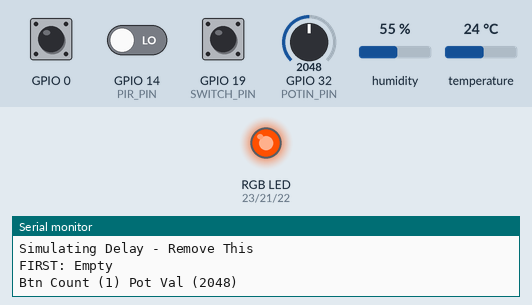
Simulated run of this sketch. Board: ESP32. On the bench: an RGB LED mixed from three pins (HIGH = lit), the last lines printed to the serial monitor. The inputs (shaded band) are chosen by the test bench; at power-on: temperature 24 °C, humidity 55 %, GPIO 0 HIGH, GPIO 14 (PIR_PIN) LOW, GPIO 19 (SWITCH_PIN) HIGH, GPIO 32 (POTIN_PIN) = 2048. EEPROM starts erased.

Above: at 8.4 s.
8.5 s: temperature set to 22 °C
At 9.3 s:
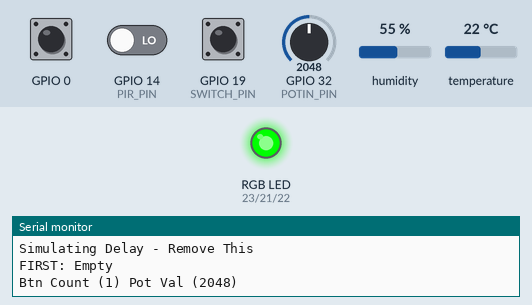
10.5 s: humidity set to 36 %
17.4 s: humidity set to 33 %
At 20.1 s:
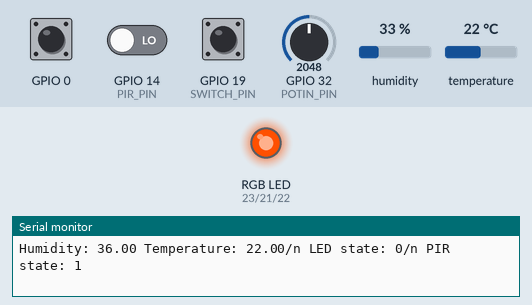
20.5 s: humidity set to 40 %
At 22.0 s:
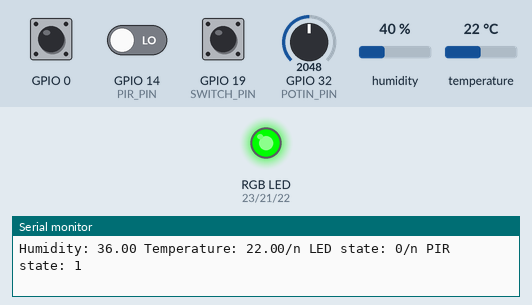
22.5 s: humidity set to 59 %
24.2 s: humidity set to 63 %
At 25.8 s:
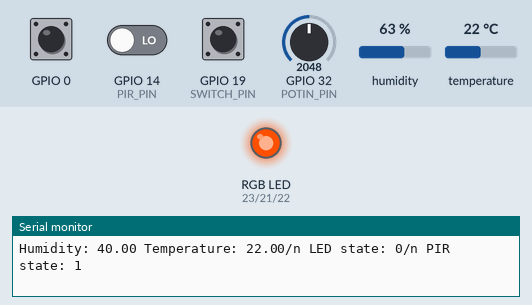
Timing chart, 0 to 27.3 s (numbered marks = the images above; inputs shaded):
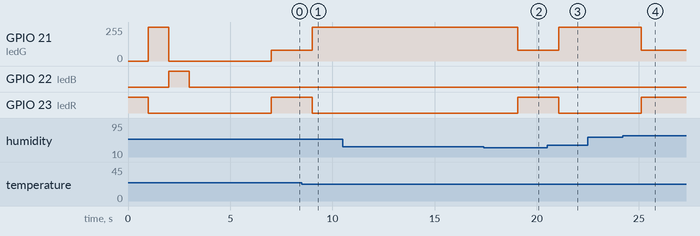

The sketch:

Main.ino
```cpp
#include "Button.h"
#include "dhtesp.h"
#include <Preferences.h>
#define DHTPIN 4
#define DHTTYPE DHTesp::DHT11

enum ledState{
	LED_GREEN,
	LED_AMBER,
	LED_RED

};

enum systemState{
	SYS_READY,
	SYS_WAIT
};

enum occupiedState{
	ROOM_OCCUPIED,
	ROOM_VACANT
};

ButtonState btnCurrent;

//Pin numbers
const int SWITCH_PIN = 19;
const int POTIN_PIN = 32;
const int PIR_PIN= 14;

//Global counters
int count = 0;
int potCount = 0;
int pirCount = 0;

//Set button
Button* button = NULL;

//set various system states
ledState ledCurrentState;
systemState sysState = SYS_WAIT;
occupiedState occupiedStatus = ROOM_VACANT;

//LED Settings
int rgbLedArray[3] = {1,2,3};
const int ledR = 23, ledG = 21, ledB = 22;
int R,  G,  B;

//global timer - poor method, look for other implimentations
long currentTime, dhtTimer, pirTimer, pirLongTimer, stringTimer;

//DHT11 SENSOR Vars
float humid;
float temp;
DHTesp dht;

//Global string out
String stringOut;

//Preference setup
Preferences preferences;

void printOut(){
		Serial.println("PIR HIGH");
	}


void setup() {

	//Connect DHT library to the DHT pin
	dht.setup(DHTPIN, DHTesp::DHT11);

	//Attach the LED pins to a channel
	ledcAttachPin(ledR, 1);
	ledcAttachPin(ledG, 2);
	ledcAttachPin(ledB, 3);

	//Attach the Channel with a 12khz PWM and 8-bit resolution
	ledcSetup(1, 12000, 8);
	ledcSetup(2, 12000, 8);
	ledcSetup(3, 12000, 8);

	//Attach the PIR sensor pin
	pinMode(PIR_PIN,INPUT);


	//Attach the button to the switch pin
	button = new Button(SWITCH_PIN);

	//Test RGB LED
	for(int i=0; i < 3; i++) {
	  ledcWrite(rgbLedArray[i], 255);
	  delay(1000);
	  ledcWrite(rgbLedArray[i], 0);
	 }


	//PIR interrupt
	attachInterrupt(digitalPinToInterrupt(PIR_PIN), printOut, RISING);

	//Begin Serial listener
	Serial.begin(9600);


	//Initialise the timer variables
	dhtTimer = 0;
	pirTimer = 0;
	pirLongTimer = 0;
	stringTimer = -5100;

	//preference setter
	preferences.begin("localData", false);
	stringOut = preferences.getString("mainOut", "Empty");

}


// The loop function is called in an endless loop
void loop() {

	currentTime = millis();
	if(sysState == SYS_WAIT){
		sysCheck();
	}else if (sysState == SYS_READY){

		//Feature SET B
		sensorRead();
		ledSwitch();

		//Feature Set D
		pirSensorRead();

		//String Creator
		finalStringOut();


		//Feature Set E
		localStringStorage();


		//Feature SET C
		debugStringOut();


	}

	ButtonState btnRead = button->checkState();
	potCount = analogRead(POTIN_PIN);
	if(btnRead != btnCurrent){
				btnCurrent = btnRead;
				switch (btnCurrent) {
				case ButtonState::ON:
					count++;
					Serial.print("Btn Count (");
					Serial.print(count);
					Serial.print(")");
					Serial.print(" Pot Val (");
					Serial.print(potCount);
					Serial.println(")");
					break;
				case ButtonState::OFF:
					break;
				}
	}
	if(count == 3){
			count = 0;
		}
}


//Feature A - CHECK SYS STATE
void sysCheck(){
	//Check if the connected components are running and connected
	//if No then wait an return SYS_WAIT;

	//if yes then return SYS_READY

	delay(4000);
	Serial.println("Simulating Delay - Remove This");
	sysState = SYS_READY;
	Serial.print("FIRST: ");
	debugStringOut();
}


void sensorRead(){

// read the value of the sensors and set them to variables
	if(( millis() - dhtTimer ) >= 2000){
		TempAndHumidity newValues = dht.getTempAndHumidity();
		humid = newValues.humidity;
		temp = newValues.temperature;
		dhtTimer = millis();
		if (isnan(humid) || isnan(temp)){
			    Serial.println(F("Failed to read from DHTesp sensor!"));
			    return;
			  }
		//sensorValOut();
	}


}

void ledSwitch(){
//switch the colour of the LED depending on variables
	if((temp >= 18 && temp <= 23) && (humid >= 35 && humid <= 60)){
		//Set colour Green
		R = 0;
		G = 255;
		B = 0;
		ledCurrentState = LED_GREEN;
	}else if((temp >= 16 && temp <= 27) && (humid >= 25 && humid <= 75)){
		//Set Colour Amber
		R = 255;
		G = 80;
		B = 0;
		ledCurrentState = LED_AMBER;
	}else{
		//Set Colour Red
		R = 255;
		G = 0;
		B = 0;
		ledCurrentState = LED_RED;
	}


	ledcWrite(1, R);
	ledcWrite(2, G);
	ledcWrite(3, B);
}


//void sensorValOut(){
////Print the value of the sensors as a string;
//	Serial.print("Temp: ");
//	Serial.print(temp);
//	Serial.print("  Humid: ");
//	Serial.println(humid);
//}


void pirSensorRead(){

	if((millis() - pirTimer) >= 1000){
			if(digitalRead(PIR_PIN) == HIGH){
//				pirCount++;
//				Serial.print("Seconds: ");
//				Serial.println(pirCount);
				occupiedStatus = ROOM_OCCUPIED;
				pirLongTimer = millis();
			}else if(digitalRead(PIR_PIN == LOW) && occupiedStatus != ROOM_VACANT){
				if((millis() - pirLongTimer )>60000){
					occupiedStatus = ROOM_VACANT;
					Serial.println("Room VACANT");
				}


			}
			pirTimer = millis();
		}

}

void localStringStorage(){

}

void finalStringOut(){

	/* Humidity
	 * Temp
	 * LED state
	 * PIR state
	 * Output interval
	 * Alert status + snooze
	 *
	 * */
	stringOut = "Humidity: " + String(humid) + " Temperature: " + String(temp);
	stringOut += "/n LED state: " + String(ledCurrentState);
	stringOut += "/n PIR state: " + String(occupiedStatus);

}

void debugStringOut(){
	if((millis() - stringTimer) >= 5000){

		Serial.println(stringOut);
		preferences.putString("mainOut", stringOut);
		stringTimer = millis();
	}
}
```

Button.cpp
```cpp
/*
 * Button.cpp
 *
 * Author: david
 */

int pinny;
#include "Button.h"
#include <Arduino.h>

Button::Button(){}

Button::Button(int pin) {
	this->pin = pin;
	pinMode(this->pin, INPUT);
	this->lastChange = 0;
}

ButtonState Button::checkState() {
	ButtonState now = ButtonState::OFF;
	if (digitalRead(pin))
		now = ButtonState::ON;

	if (now != bouncedState) {
		lastChange = millis();
		bouncedState = now;
	}

	if ((millis() - lastChange) >= BOUNCE_DELAY_MS)
		debouncedState = now;

	return debouncedState;
}
```

Button.h
```cpp
/*
 * Button.h
 *
 * Author: david
 */

#ifndef BUTTON_H_
#define BUTTON_H_

enum class ButtonState {
	ON, OFF
};

class Button {
private:
	const int BOUNCE_DELAY_MS = 5;
	int pin;
	ButtonState debouncedState = ButtonState::OFF;
	ButtonState bouncedState = ButtonState::OFF;
	long lastChange;
public:
	Button();
	Button(int pin);
	ButtonState checkState();
};

#endif /* BUTTON_H_ */
```

Measured:
- the behaviour switches between 24 and 23 °C on temperature (found by bisection; images 0 and 1)
- the behaviour switches between 35 and 34 % on humidity (found by bisection; images 1 and 2)
- the behaviour switches between 60 and 61 % on humidity (found by bisection; images 3 and 4)
- after the input at 8.5 s, GPIO 21 (ledG): 80/255 → 255/255 after 0.52 s; GPIO 23 (ledR): HIGH → LOW after 0.52 s
- after the input at 17.4 s, GPIO 21 (ledG): 255/255 → 80/255 after 1.7 s; GPIO 23 (ledR): LOW → HIGH after 1.7 s
- after the input at 20.5 s, GPIO 21 (ledG): 80/255 → 255/255 after 0.58 s; GPIO 23 (ledR): HIGH → LOW after 0.58 s
- after the input at 22.5 s, every drawn part: stays the same
- after the input at 24.2 s, GPIO 21 (ledG): 255/255 → 80/255 after 0.90 s; GPIO 23 (ledR): LOW → HIGH after 0.90 s
